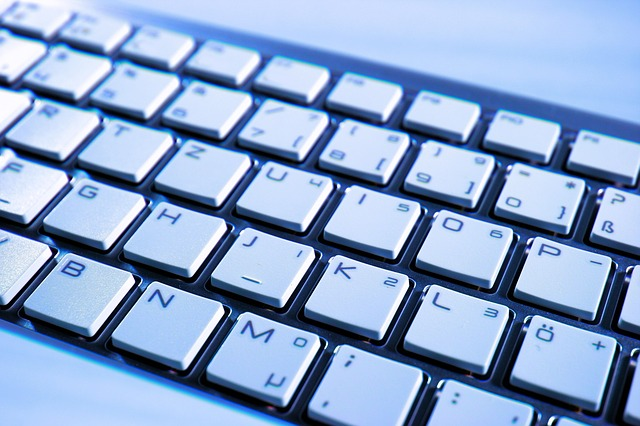
%> input picture VisionComputador/E3/keyb.jpg, 640 x 426 px
$ octave b3.m   (GNU Octave 9; MATLAB toolbox functions it lacks are replaced by stand-ins)
%> lines starting %> are read from the running program, lines starting %| are printed output that depends on the picture
%Leo la imagen
I = imread('keyb.jpg');
%> I is the input picture: size 426x640x3 uint8; mean R, G, B 139.9, 164.6, 202
%Paso a escala de grises
A = rgb2gray(I);
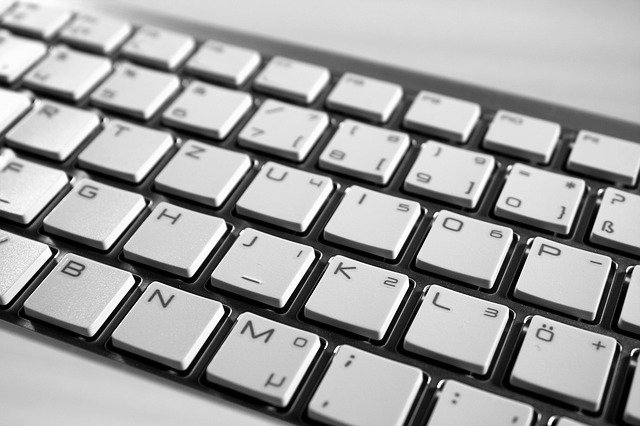
%> A: size 426x640 uint8; min 0, max 255, mean 161.5

%Calculo el sobel vertical
bv = edge(A,'sobel','vertical');
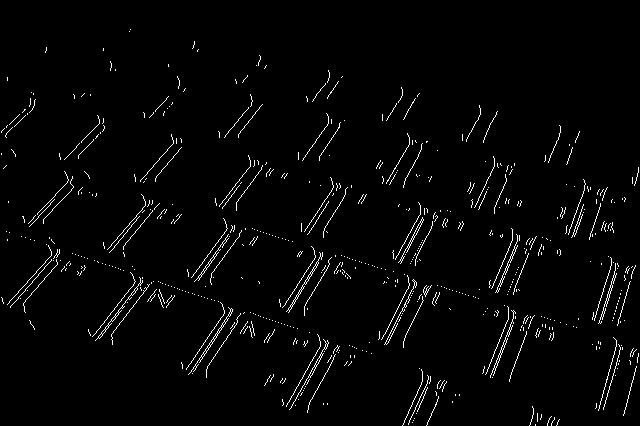
%> bv: size 426x640 logical; 2.3% white in thin lines or dots

%Calculo sobel horizontal
bh = edge(A,'sobel','horizontal');
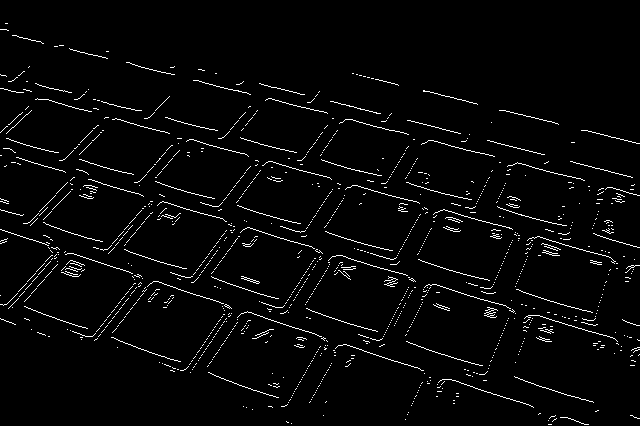
%> bh: size 426x640 logical; 2.9% white in thin lines or dots

%Calculo sobel
bt = edge(A,'sobel','Sobel');
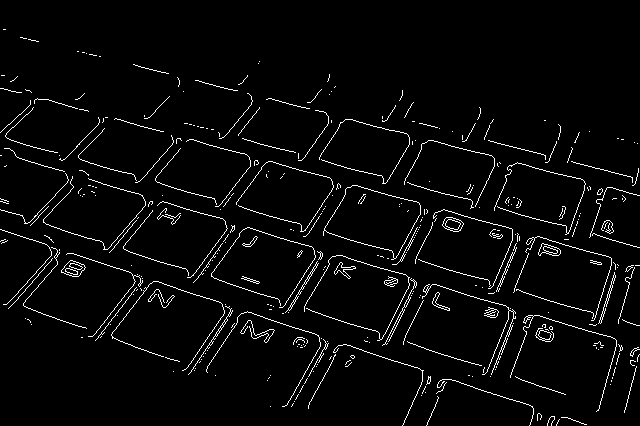
%> bt: size 426x640 logical; 3.5% white in thin lines or dots

%Pintar imagenes
subplot(2,2,1), imshow(A), title('Imagen Original');
subplot(2,2,2), imshow(bv), title('Imagen Sobel vertical');
subplot(2,2,3), imshow(bh), title('Imagen Sobel horizontal');
subplot(2,2,4), imshow(bt), title('Imagen Sobel');

%Operador LoG
%Defino sigma y thresh
sigma = 1;
thresh = 0.05;
LoG = edge(A, 'log',thresh, sigma);
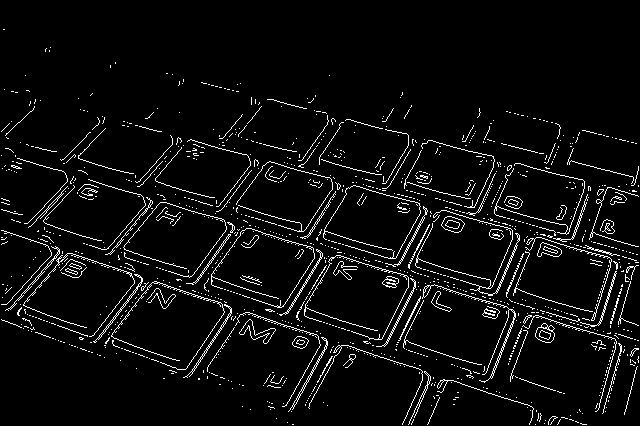
%> LoG: size 426x640 logical; 5.1% white in thin lines or dots
%Muestro el resultado
figure;
imshow(LoG);title('Operador LoG')
